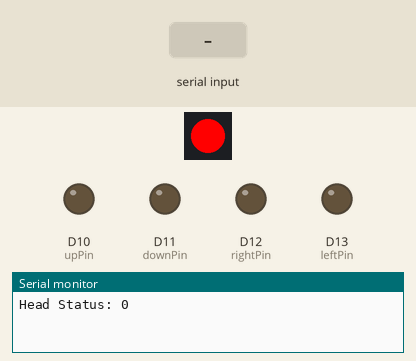
Recording of a sketch running on a simulated nRF52 board. On the bench: 1 RGB LEDs in strip order, left to right, output pins drawn as LEDs (lit = HIGH), the last lines printed to the serial monitor. The inputs (shaded band) are chosen by the test bench. A phone connects over Bluetooth LE 3 s after start.

Above: at 0.1 s.
At 3.6 s:
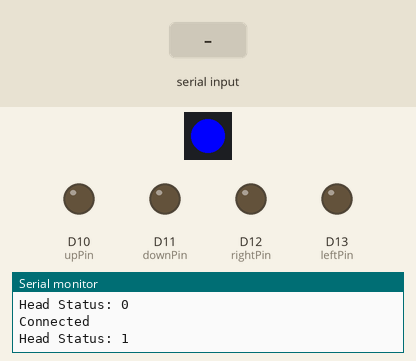
3.7 s: "1" received over the second serial link
Timing chart, 0 to 6.7 s (numbered marks = the images above; inputs shaded):
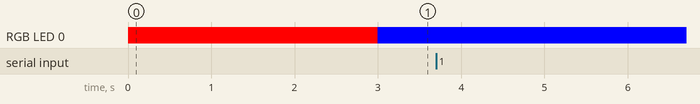

The sketch:

BescorMP101nRF52.ino
```cpp
/**
 * Besor MP 101 controller Arduino code for nRF52 based dev board
 * Developed by Inside Out Electronics
 * https://www.youtube.com/c/InsideOutElectronics/
*/
#include <bluefruit.h>
#include "cameraslider.h"
#include <Adafruit_DotStar.h>

//Use these pin definitions for the ItsyBitsy M4 for LED
#define DATAPIN    8
#define CLOCKPIN   6
#define NUMPIXELS  1

Adafruit_DotStar strip(NUMPIXELS, DATAPIN, CLOCKPIN, DOTSTAR_BGR);

const int upPin =  10;
const int downPin =  11;
const int leftPin =  13;
const int rightPin =  12;

static const int NOT_CONNECTED_COLOR = 0xFF0000;
static const int CONNECTED_COLOR = 0x0000FF;
static const int MOVING_COLOR = 0x00FF00;

// stealthMode = true fo no LED indication
static const boolean stealthMode = false;

enum MoveValues {
  TILT_UP,
  TILT_DOWN,
  PAN_LEFT,
  PAN_RIGHT,
  STOP,
  TIGGER_ON,
  TIGGER_OFF
};

enum HeadStatus {
  NOT_CONNECTED,
  CONNECTED,      // Or Idle, waiting for commands
  MOVING
};

int currentHeadStatus = NOT_CONNECTED;

// OTA DFU service
BLEDfu bledfu;
// Uart over BLE service
BLEUart bleuart;
#define BLE_READPACKET_TIMEOUT 2
// Packet buffer
extern uint8_t packetbuffer[];

/**
 *  Sets the apropriate i/o to move head
 */
void moveHead(int direction) {
  switch(direction) {
    case TILT_UP:        setHeadStatus(MOVING); digitalWrite(leftPin,LOW); digitalWrite(rightPin,LOW); digitalWrite(upPin,HIGH); digitalWrite(downPin,LOW); break;
    case TILT_DOWN:      setHeadStatus(MOVING); digitalWrite(leftPin,LOW); digitalWrite(rightPin,LOW); digitalWrite(upPin,LOW); digitalWrite(downPin,HIGH); break;
    case PAN_LEFT:       setHeadStatus(MOVING); digitalWrite(leftPin,HIGH); digitalWrite(rightPin,LOW); digitalWrite(upPin,LOW); digitalWrite(downPin,LOW); break;
    case PAN_RIGHT:      setHeadStatus(MOVING); digitalWrite(leftPin,LOW); digitalWrite(rightPin,HIGH); digitalWrite(upPin,LOW); digitalWrite(downPin,LOW); break;
    case STOP:           setHeadStatus(CONNECTED); digitalWrite(leftPin,LOW); digitalWrite(rightPin,LOW); digitalWrite(upPin,LOW); digitalWrite(downPin,LOW); break;
  }
}

/**
 * Callback invoked when an connection is established
 * @param conn_handle
 */
void connect_callback(uint16_t conn_handle)
{
  Serial.println("Connected");
  setHeadStatus(CONNECTED);
}

/**
 * Callback invoked when a connection is dropped
 * @param conn_handle
 * @param reason is a BLE_HCI_STATUS_CODE which can be found in ble_hci.h
 */
void disconnect_callback(uint16_t conn_handle, uint8_t reason)
{
  (void) conn_handle;
  (void) reason;
  Serial.print("Disconnected, reason = 0x"); Serial.println(reason, HEX);
  moveHead(STOP);
  setHeadStatus(NOT_CONNECTED);
}

/**
 * Intialise and started advertising
 */
void startAdv(void)
{
  // Advertising packet
  Bluefruit.Advertising.addFlags(BLE_GAP_ADV_FLAGS_LE_ONLY_GENERAL_DISC_MODE);
  Bluefruit.Advertising.addTxPower();

  // Include the BLE UART (AKA 'NUS') 128-bit UUID
  Bluefruit.Advertising.addService(bleuart);

  // Secondary Scan Response packet (optional)
  // Since there is no room for 'Name' in Advertising packet
  Bluefruit.ScanResponse.addName();

  Bluefruit.Advertising.restartOnDisconnect(true);
  Bluefruit.Advertising.setInterval(32, 244);    // in unit of 0.625 ms
  Bluefruit.Advertising.setFastTimeout(30);      // number of seconds in fast mode
  Bluefruit.Advertising.start(0);                // 0 = Don't stop advertising after n seconds
}

void setHeadStatus(HeadStatus headStatus) {

  currentHeadStatus = headStatus;

  // Provide indication of the status
  if(!stealthMode){
    Serial.print ("Head Status: "); Serial.println(currentHeadStatus, HEX);
    switch(currentHeadStatus) {
      case NOT_CONNECTED: strip.setPixelColor(0, NOT_CONNECTED_COLOR); strip.show(); break;
      case CONNECTED: strip.setPixelColor(0, CONNECTED_COLOR); strip.show(); break;
      case MOVING: strip.setPixelColor(0, MOVING_COLOR); strip.show(); break;
    }
  }
}

void setup() {

  Serial.begin(115200); // Opening the serial port

  // Setup BLE
  Bluefruit.begin();
  Bluefruit.setTxPower(4);    // Check bluefruit.h for supported values
  Bluefruit.setName("Bescor MP101");
  // To be consistent OTA DFU should be added first if it exists
  bledfu.begin();
  // Configure and start the BLE Uart service
  bleuart.begin();
  Bluefruit.Periph.setConnectCallback(connect_callback);
  Bluefruit.Periph.setDisconnectCallback(disconnect_callback);
  // Set up and start advertising
  startAdv();

  // set the digital pin as output:
  pinMode(upPin, OUTPUT);
  pinMode(downPin, OUTPUT);
  pinMode(leftPin, OUTPUT);
  pinMode(rightPin, OUTPUT);

  strip.begin(); // Initialize pins for output
  strip.show();  // Turn all LEDs off ASAP
  setHeadStatus(NOT_CONNECTED);
  strip.setPixelColor(0, NOT_CONNECTED_COLOR); strip.show();
}

void loop() {

  // Get new data if there is something
  if(bleuart.available()) {
    readPacketNew(&bleuart, BLE_READPACKET_TIMEOUT);
    char command = packetbuffer[0];
    Serial.print ("Command "); Serial.println(command, HEX);
    moveHead(command);
  }
}
```

cameraslider.h
```cpp
// Function prototypes for packetparser.cpp
uint8_t readPacketNew (BLEUart *ble_uart, uint16_t timeout);
```

packetParser.cpp
```cpp
#include <Arduino.h>
#include <bluefruit.h>
#include "cameraslider.h"

// Size of the read buffer for incoming packets
#define READ_BUFSIZE (20)

/* Buffer to hold incoming characters */
uint8_t packetbuffer[READ_BUFSIZE];

uint8_t readPacketNew(BLEUart *ble_uart, uint16_t timeout)
{
  uint16_t origtimeout = timeout, replyidx = 0;

  // Cleanup buffer
  memset(packetbuffer, 0, READ_BUFSIZE);

  while (timeout--) {

    if (replyidx >= READ_BUFSIZE) break;

    while (ble_uart->available()) {
      char c =  ble_uart->read();
      packetbuffer[replyidx] = c;
      replyidx++;
      timeout = origtimeout;
    }

    if (timeout == 0) break;
    delay(1);
  }

  if (!replyidx)  // no data or timeout
    return 0;

  return replyidx;
}
```
